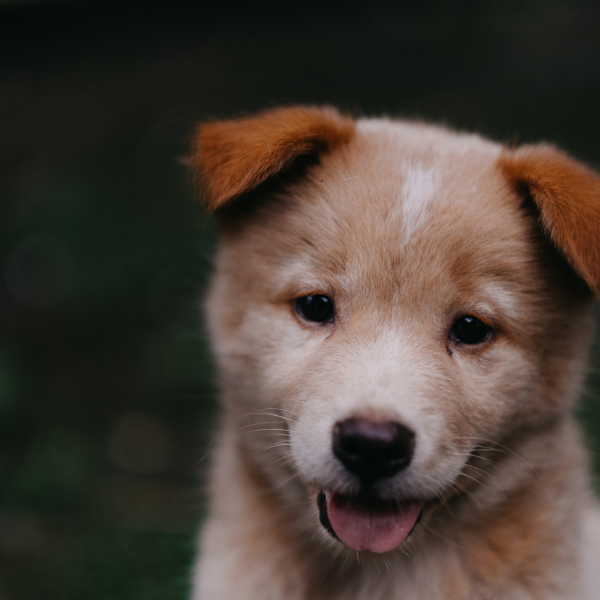
#> input picture pupy.png, 600 x 600 px, found by its file name
$ python egitim05.py
#> lines starting #> are read from the running program, lines starting #| are printed output that depends on the picture; after the words box and inside, x2 and y2 are one past the last pixel; in counts of white or black regions, pixels touching at a corner belong together
# Watershed (Su Ayrımı) Algoritması ile birbirine değen/yapışık nesneleri ayırma

import cv2
import numpy as np

yol = "pupy.png"
img = cv2.imread(yol)
#> img is the input picture: shape (600, 600, 3); mean B, G, R 53.1, 61.4, 71.7

if img is None:
    print("Resim okunamadı! Lütfen dosya yolunu kontrol et.")
else:

    result_img = img.copy()

    blurred = cv2.medianBlur(img, 15)
    gray = cv2.cvtColor(blurred, cv2.COLOR_BGR2GRAY)

    ret, thresh = cv2.threshold(gray, 0, 255, cv2.THRESH_BINARY_INV + cv2.THRESH_OTSU)
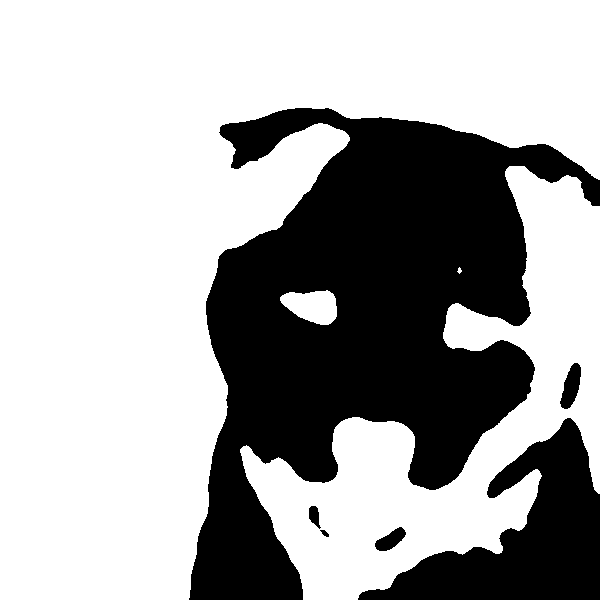
#> thresh: shape (600, 600); 66.7% white; 6 black regions, box (x1, y1, x2, y2) and area: (189, 108, 600, 600) 99797, (358, 418, 600, 600) 18803, (560, 363, 581, 409) 585, (375, 527, 406, 551) 406, (309, 506, 321, 529) 170, (320, 530, 329, 537) 35
#> ret = 79

    kernel = np.ones((3, 3), np.uint8)
    opening = cv2.morphologyEx(thresh, cv2.MORPH_OPEN, kernel, iterations=2)
#> opening: shape (600, 600); 66.7% white; 5 black regions, box (x1, y1, x2, y2) and area: (189, 108, 600, 600) 99863, (358, 418, 600, 600) 18817, (560, 363, 581, 409) 585, (375, 527, 406, 551) 406, (309, 506, 329, 537) 207

    sure_bg = cv2.dilate(opening, kernel, iterations=3)
#> sure_bg: shape (600, 600); 70.1% white; 5 black regions, box (x1, y1, x2, y2) and area: (193, 111, 600, 600) 90690, (362, 422, 600, 600) 16751, (564, 368, 578, 405) 226, (379, 532, 402, 548) 120, (312, 510, 316, 520) 25

    dist_transform = cv2.distanceTransform(opening, cv2.DIST_L2, 5)
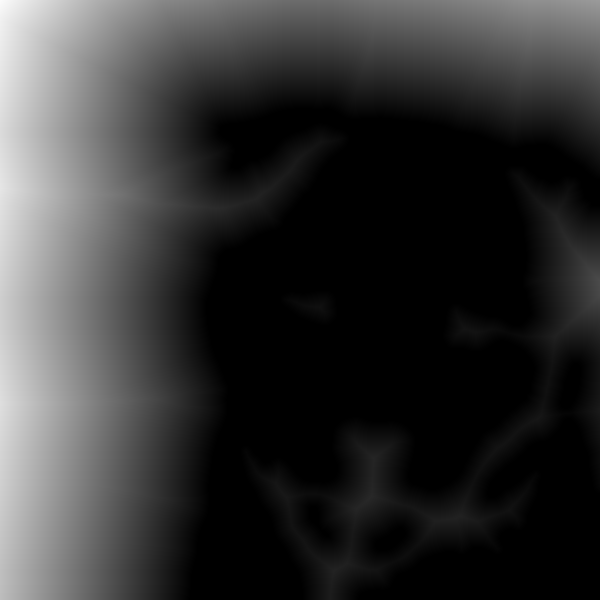
#> dist_transform: shape (600, 600) float32; min 0, max 251.9, mean 52
    ret, sure_fg = cv2.threshold(dist_transform, 0.7 * dist_transform.max(), 255, 0)
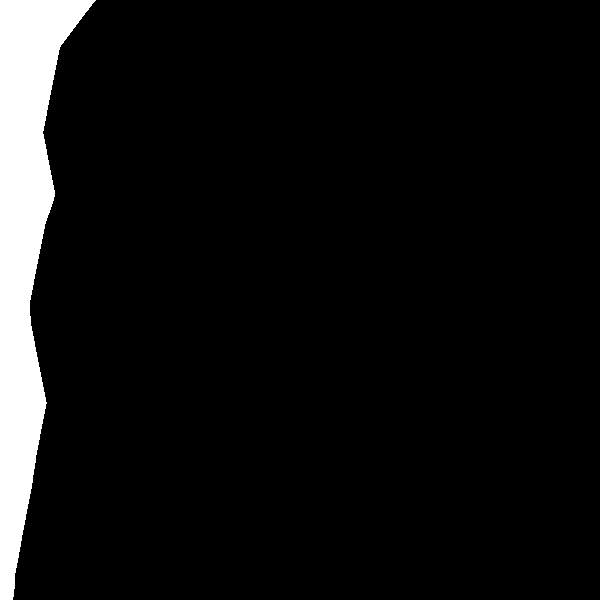
#> sure_fg: shape (600, 600) float32; 6.9% white; 1 white region, box (x1, y1, x2, y2) and area: (0, 0, 96, 600) 24982
#> ret = 176.3


    sure_fg = np.uint8(sure_fg)
    unknown = cv2.subtract(sure_bg, sure_fg)
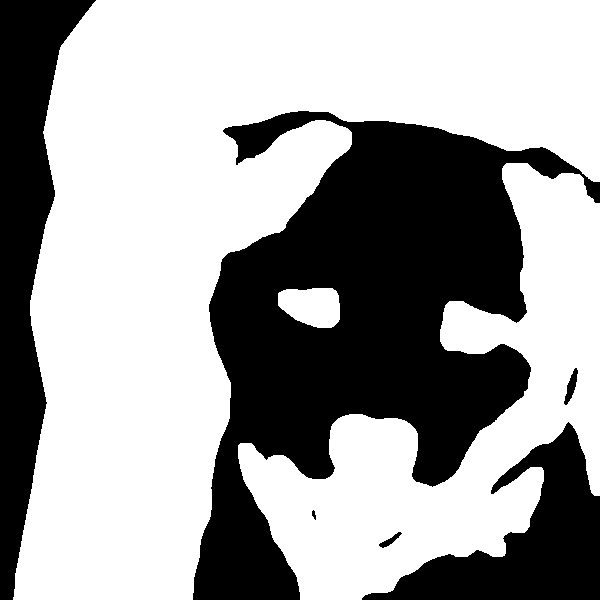
#> unknown: shape (600, 600); 63.1% white; 6 black regions, box (x1, y1, x2, y2) and area: (193, 111, 600, 600) 90690, (0, 0, 96, 600) 24982, (362, 422, 600, 600) 16751, (564, 368, 578, 405) 226, (379, 532, 402, 548) 120, (312, 510, 316, 520) 25

    ret, markers = cv2.connectedComponents(sure_fg)
#> ret = 2
    markers = markers + 1
    markers[unknown == 255] = 0
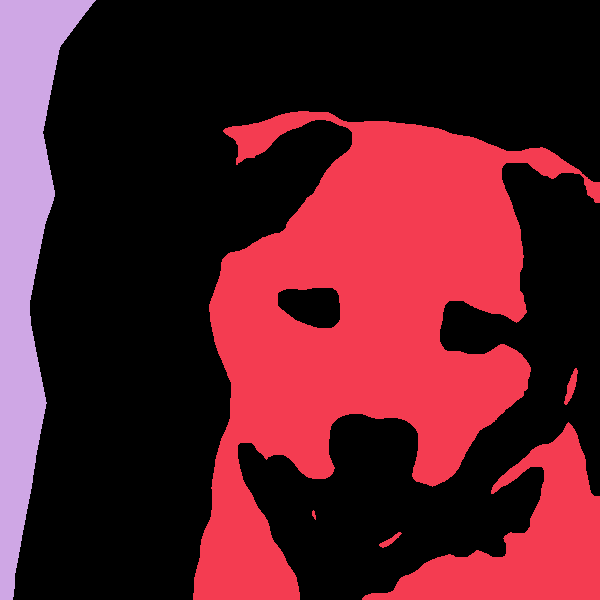
#> markers: shape (600, 600) int32; 3 distinct labels, from 0 to 2; one colour per label, 0 black

    markers = cv2.watershed(img, markers)
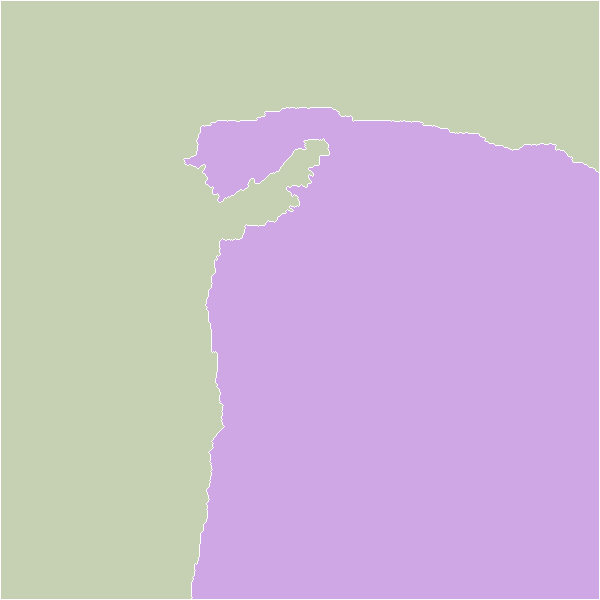
#> markers: shape (600, 600) int32; 3 distinct labels, from -1 to 2; one colour per label, 0 black, -1 white
    result_img[markers == -1] = [0, 0, 255]
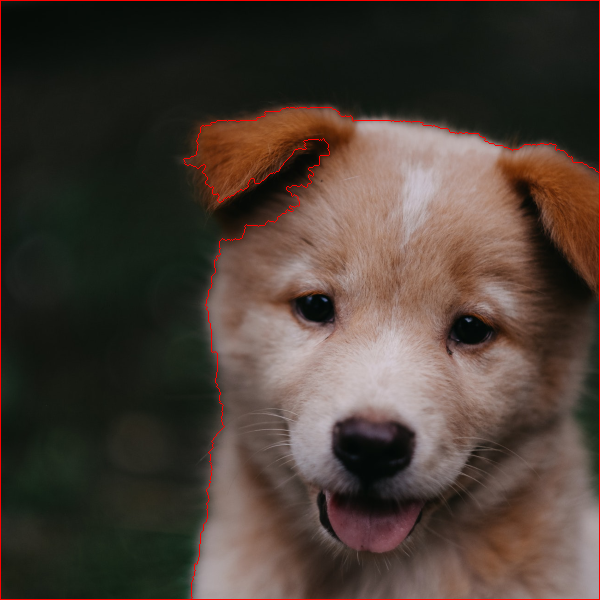
#> result_img: shape (600, 600, 3); mean B, G, R 52.7, 60.9, 73.7

    window_name = 'Watershed Algoritmasi - Birbirine Degen Nesneleri Ayirma'
    cv2.namedWindow(window_name)
    while True:
        cv2.imshow(window_name, result_img)
        if cv2.waitKey(20) == 27 or cv2.getWindowProperty(window_name, cv2.WND_PROP_VISIBLE) < 1:
#> (key Esc is pressed here)
            break
    cv2.destroyAllWindows()

$ run again, with haarcascade_russian_plate.png copied over pupy.png
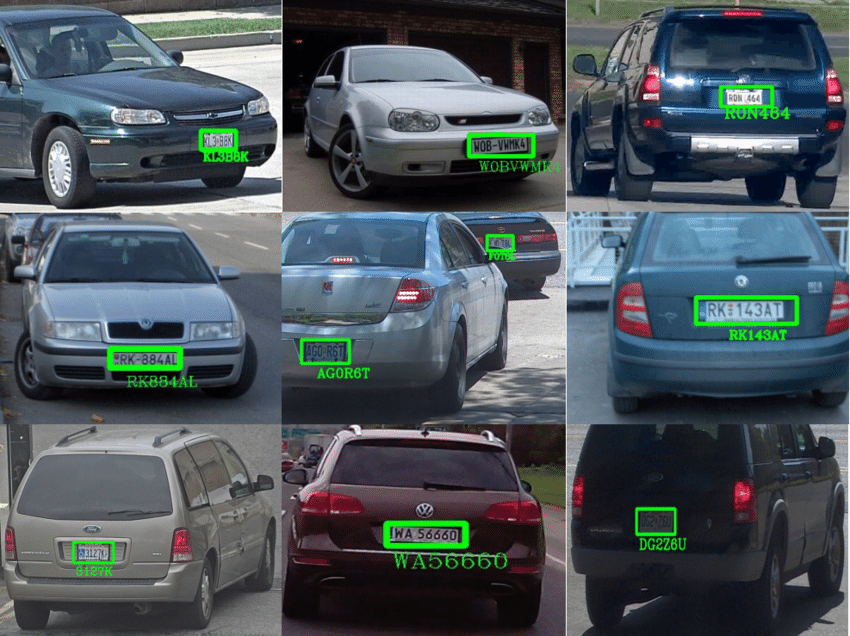
#> input picture haarcascade_russian_plate.png, 850 x 636 px, found by its file name
#> img is the input picture: shape (636, 850, 3); mean B, G, R 91.3, 85.6, 75.1
#> `ret, thresh = cv2.threshold(gray, 0, 255, cv2.THRESH_BINARY_INV + cv2...`:
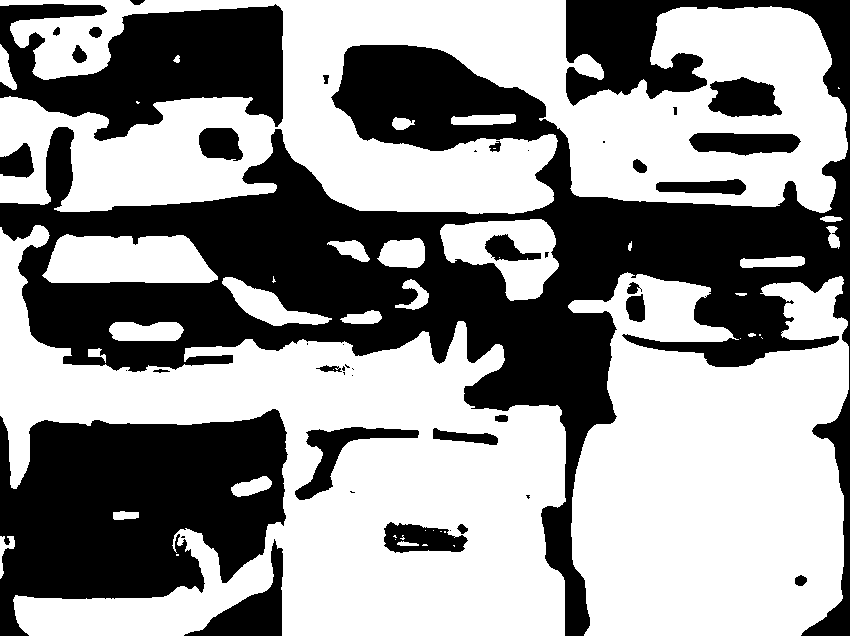
#> thresh: shape (636, 850); 57.9% white; 44 black regions (16 under 20 px), largest, box (x1, y1, x2, y2) and area: (0, 0, 850, 636) 142792, (0, 409, 288, 636) 44001, (0, 4, 283, 141) 23309
#> `ret, thresh = cv2.threshold(gray, 0, 255, cv2.THRESH_BINARY_INV + cv2...`: ret = 87
#> opening: shape (636, 850); 57.6% white; 26 black regions (7 under 20 px), largest, box (x1, y1, x2, y2) and area: (0, 0, 850, 636) 170908, (0, 409, 288, 636) 44196, (184, 539, 283, 636) 3173
#> sure_bg: shape (636, 850); 65.9% white; 29 black regions (9 under 20 px), largest, box (x1, y1, x2, y2) and area: (0, 130, 850, 636) 90149, (0, 413, 284, 636) 39755, (0, 7, 280, 137) 19292
#> `ret, sure_fg = cv2.threshold(dist_transform, 0.7 * dist_transform.max(..`: ret = 84.54
#> `ret, markers = cv2.connectedComponents(sure_fg)`: ret = 5
#> `result_img[markers == -1] = [0, 0, 255]`:
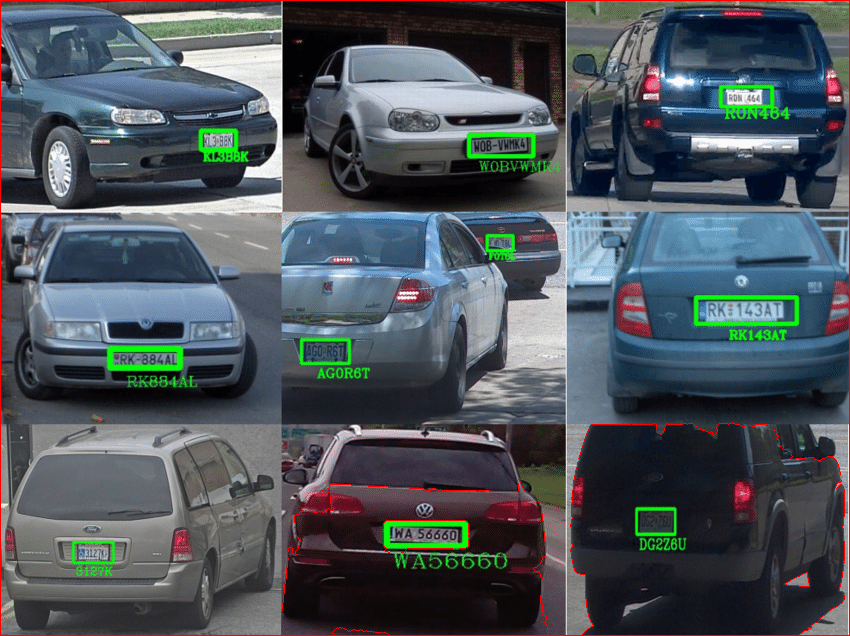
#> result_img: shape (636, 850, 3); mean B, G, R 90.4, 84.8, 76.5
